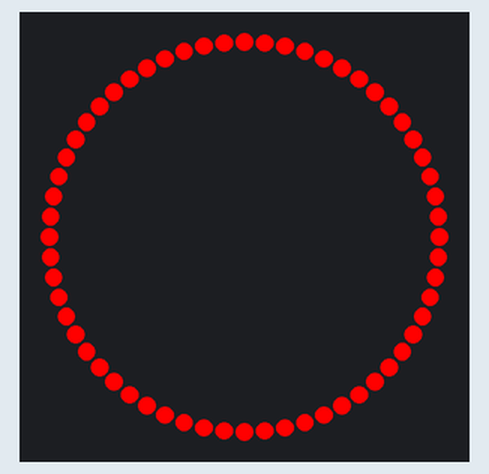
The sketch below on a simulated Arduino Uno, built with avr-gcc and run on an emulated ATmega328P. Shown: 60 RGB LEDs in a ring, first at the top, clockwise. Dim RGB values are drawn brighter than linear.

Above: at 0.3 s.
At 4.72 s:
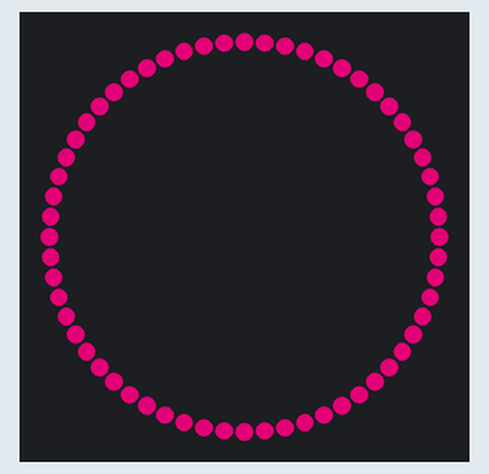
At 8.75 s:
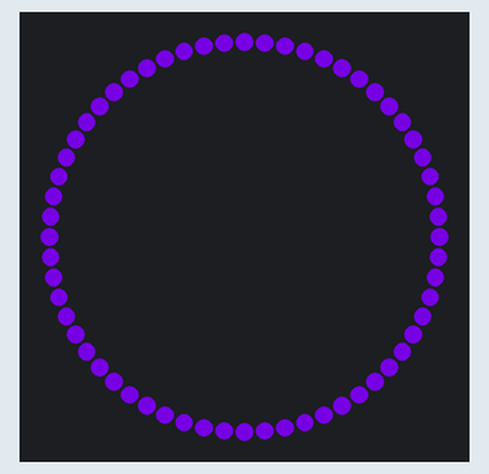
At 17.4 s:
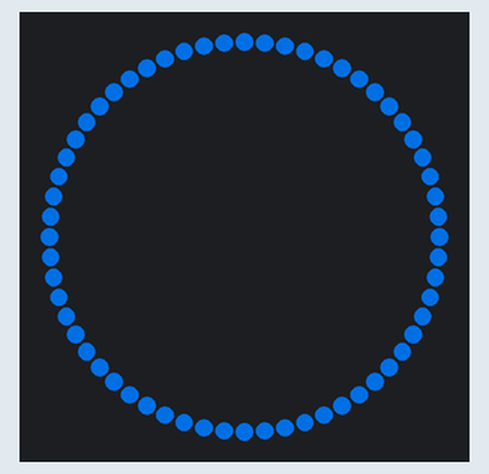
At 25.84 s:
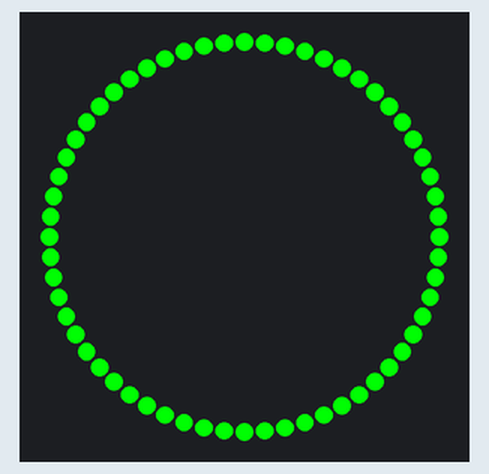
At 34.49 s:
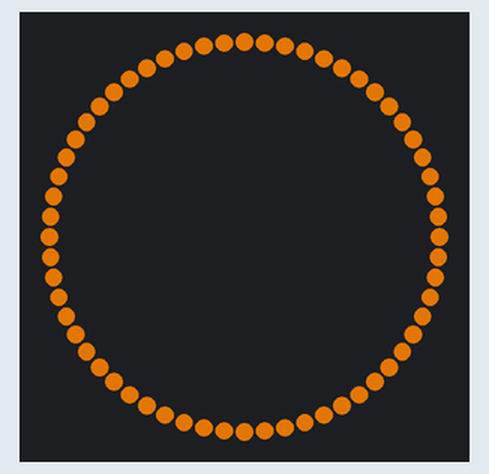

The sketch:

neopixel_patterns.ino
```cpp
#include <Adafruit_NeoPixel.h>

enum pattern { NONE, RAINBOW_CYCLE, THEATER_CHASE, COLOR_WIPE, SCANNER, FADE };
enum direction { FORWARD, REVERSE };

class NeoPatterns : public Adafruit_NeoPixel {
public:

pattern ActivePattern;
direction Direction;

unsigned long Interval;
unsigned long lastUpdate;

uint32_t Color1, Color2;
uint16_t TotalSteps;
uint16_t Index;

void (*OnComplete)();

NeoPatterns(uint16_t pixels, uint8_t pin, uint8_t type, void (*callback)()) :Adafruit_NeoPixel(pixels, pin, type) {
	OnComplete = callback;
}

void Update() {
	if ((millis() - lastUpdate) > Interval) {
		lastUpdate = millis();
		switch(ActivePattern) {
		case RAINBOW_CYCLE:
			RainbowCycleUpdate();
			break;
		case THEATER_CHASE:
			TheaterChaseUpdate();
			break;
		case COLOR_WIPE:
			ColorWipeUpdate();
			break;
		case SCANNER:
			ScannerUpdate();
			break;
		case FADE:
			FadeUpdate();
			break;
		default:
			break;
		}
	}
}

void Increment() {
	if (Direction == FORWARD) {
		Index++;
		if (Index >= TotalSteps) {
			Index = 0;
			if (OnComplete != NULL) {
				OnComplete();
			}
		}
	} else { // Direction == REVERSE
		--Index;
		if (Index <= 0) {
			Index = TotalSteps - 1;
			if (OnComplete != NULL) {
				OnComplete();
			}
		}
	}
}

void RainbowCycle(uint8_t interval, direction dir = FORWARD) {
	ActivePattern = RAINBOW_CYCLE;
	Interval = interval;
	TotalSteps = 255;
	Index = 0;
	Direction = dir;
}

void RainbowCycleUpdate() {
	for (int i = 0; i < numPixels(); i++) {
		setPixelColor(i, Wheel(((i * 256 / numPixels()) + Index) & 255));
		show();
		Increment();
	}
}

void ColorWipe(uint32_t color, uint8_t interval, direction dir = FORWARD) {
	ActivePattern = COLOR_WIPE;
	Interval = interval;
	TotalSteps = numPixels();
	Color1 = color;
	Index = 0;
	Direction = dir;
}

void ColorWipeUpdate() {
	setPixelColor(Index, Color1);
	show();
	Increment();
}

void TheaterChase(uint32_t color1, uint32_t color2, uint8_t interval, direction dir = FORWARD) {
	ActivePattern = THEATER_CHASE;
	Interval = interval;
	TotalSteps = numPixels();
	Color1 = color1;
	Color2 = color2;
	Index = 0;
	Direction = dir;
}

void TheaterChaseUpdate() {
	for (int i=0; i < numPixels(); i++) {
		if ((i + Index) % 3 == 0) {
			setPixelColor(i, Color1);
		} else {
			setPixelColor(i, Color2);
		}
	}
	show();
	Increment();
}

void Scanner(uint32_t color1, uint8_t interval) {
	ActivePattern = SCANNER;
	Interval = interval;
	TotalSteps = (numPixels() - 1) * 2;
	Color1 = color1;
	Index = 0;
}

void ScannerUpdate() {
	for (int i = 0; i < numPixels(); i++) {
		if (i == Index) {
			Serial.print(i);
			setPixelColor(i, Color1);
		} else if (i == TotalSteps - Index) {
			Serial.print(i);
			setPixelColor(i, Color1);
		} else {
			setPixelColor(i, DimColor(getPixelColor(i)));
		}
	}
	show();
	Increment();
}

void Fade(uint32_t color1, uint32_t color2, uint16_t steps, uint8_t interval, direction dir = FORWARD) {
	ActivePattern = FADE;
	Interval = interval;
	TotalSteps = steps;
	Color1 = color1;
	Color2 = color2;
	Index = 0;
	Direction = dir;
}

void FadeUpdate() {
	uint8_t red = ((Red(Color1) * (TotalSteps - Index)) + (Red(Color2) * Index)) / TotalSteps;
	uint8_t green = ((Green(Color1) * (TotalSteps - Index)) + (Green(Color2) * Index)) / TotalSteps;
	uint8_t blue = ((Blue(Color1) * (TotalSteps -Index)) + (Blue(Color2) * Index)) / TotalSteps;
	ColorSet(Color(red, green, blue));
	show();
	Increment();
}

uint8_t Red(uint32_t color) {
	return (color >> 16) & 0xFF;
}

uint8_t Green(uint32_t color) {
	return (color >> 8) & 0xFF;
}

uint8_t Blue(uint32_t color) {
	return color & 0xFF;
}

uint32_t DimColor(uint32_t color) {
	uint32_t dimColor = Color(Red(color) >> 1, Green(color) >> 1, Blue(color) >> 1);
	return dimColor;
}

uint32_t Wheel(byte WheelPos) {
	WheelPos = 255 - WheelPos;
	if (WheelPos < 85) {
		return Color(255 - WheelPos * 3, 0, WheelPos * 3);
	} else if (WheelPos < 170) {
		WheelPos -= 85;
		return Color(0, WheelPos * 3, 255 - WheelPos * 3);
	} else {
		WheelPos -= 170;
		return Color(WheelPos * 3, 255 - WheelPos * 3, 0);
	}
}

void Reverse() {
	if (Direction == FORWARD) {
		Direction = REVERSE;
		Index = TotalSteps - 1;
	} else {
		Direction = FORWARD;
		Index = 0;
	}
}

void ColorSet(uint32_t color) {
	for (int i = 0; i < numPixels(); i++) {
		setPixelColor(i, color);
	}
	show();
}

};

#define PIN 7

void RingComplete();
NeoPatterns Ring(60, PIN, NEO_GRB + NEO_KHZ800, &RingComplete);

uint8_t numStepsPerFade = 64;
uint8_t millisecondsPerStep = 200;
uint32_t red = Ring.Color(255, 0, 0);
uint32_t blue = Ring.Color(0, 0, 255);
uint32_t green = Ring.Color(0, 255, 0);

void setup() {
	Ring.begin();
	Ring.Fade(red, blue, numStepsPerFade, millisecondsPerStep, FORWARD);
}

void loop() {
	Ring.Update();
}

void RingComplete() {
	if (Ring.Color1 == red && Ring.Color2 == blue) {
		Ring.Fade(blue, green, numStepsPerFade, millisecondsPerStep, FORWARD);
	} else if (Ring.Color1 == blue && Ring.Color2 == green ) {
		Ring.Fade(green, red, numStepsPerFade, millisecondsPerStep, FORWARD);
	} else if (Ring.Color1 == green && Ring.Color2 == red ) {
		Ring.Fade(red, blue, numStepsPerFade, millisecondsPerStep, FORWARD);
	}
}
```
